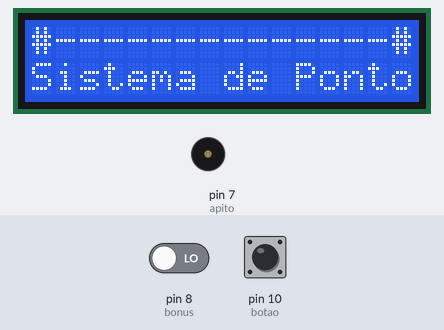
Bench run of a sketch on a simulated Arduino Uno, built with avr-gcc and run on an emulated ATmega328P. Shown: 16×2 character LCD, buzzer (waves = sounding). The test bench sets the inputs (shaded band); at power-on: pin 10 (botao) LOW, pin 8 (bonus) LOW. What the sketch prints to the serial monitor is not drawn.

Above: at 1.2 s.
1.3 s: pin 10 (botao) pulled HIGH for 0.15 s
At 2.0 s:
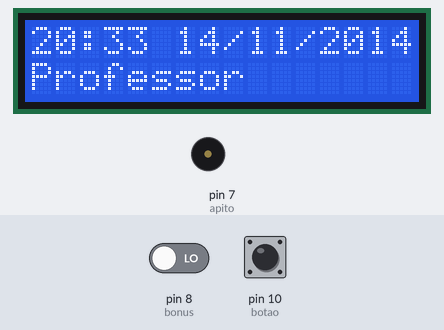
4.3 s: pin 8 (bonus) driven HIGH
5.8 s: pin 8 (bonus) driven LOW
At 8.5 s:
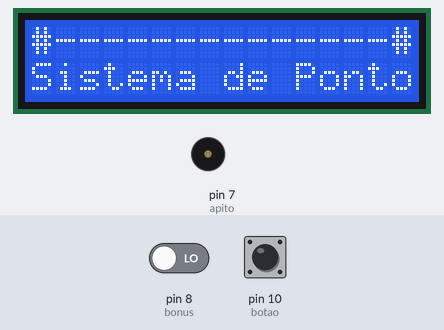
8.8 s: pin 10 (botao) pulled HIGH for 3.2 s
At 10.0 s:
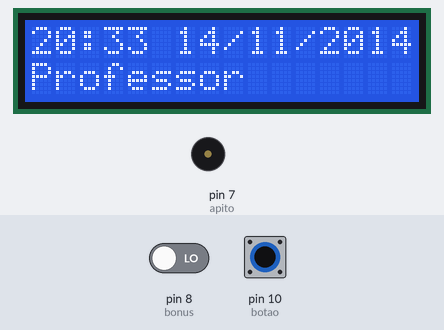
Timing chart, 0 to 13.5 s (numbered marks = the images above; inputs shaded):
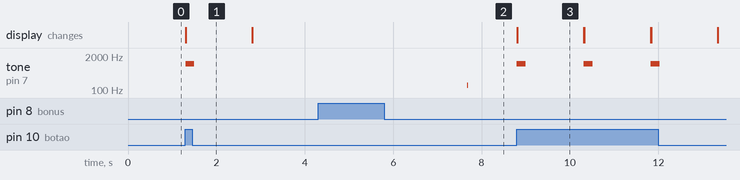

Measured:
- after the input at 1.3 s, tone on pin 7 (apito): silent → 1000 Hz at once, → silent 0.20 s later; the display: changes at once (image 1)
- after the input at 5.8 s, tone on pin 7 (apito): stays silent (without the input it goes to 785 Hz after 1.2 s)
- after the input at 8.8 s, tone on pin 7 (apito): alternates 1000 Hz for 0.20 s and silent for 1.3 s, 6 changes in all, then stays silent, starting at once; the display: changes at once (image 3)
- what the display in image 3 shows lasts 1.5 s, from 8.8 s to 10.3 s

The sketch:

arduino.ino
```cpp
/*
Trabalho de IHM
Professor Marcelo Hashimoto
Senac-SP
Ezequiel França
Gabriel Vieira
*/
#include <LiquidCrystal.h>
// botao que simula o ponto
int botao = 10;
int apito = 7;
int bonus = 8;
#define tempo 10
int frequencia = 0;
LiquidCrystal lcd(12, 11, 7, 6, 3, 1);
char c;
int t;
int professor = 0;
// rotina de setup
void setup() {
// inicializa a comunicação serial com 9600 bits por secondo:
Serial.begin(9600);
pinMode(botao, INPUT);
pinMode(bonus, INPUT);
pinMode(apito, OUTPUT);
lcd.begin(16, 2); //Inicia o LCD com dimensões 16x2(Colunas x Linhas)
lcd.setCursor(0, 0); //Posiciona o cursor na primeira coluna(0) e na primeira linha(0) do LCD
lcd.print("#--------------#"); //Escreve no LCD
lcd.setCursor(0, 1); //Posiciona o cursor na primeira coluna(0) e na segunda linha(1) do LCD
lcd.print("Sistema de Ponto");
}
//Rotina de Loop
void loop() {
int estado = digitalRead(botao);
if(estado){
  professor++;
  Serial.print("$");
  delay(1);
  Serial.print(professor);
  //Serial.print("S");
  tone(apito, 1000, 200);
  lcd.clear();
  lcd.setCursor(0, 0);
  lcd.print("20:33 14/11/2014");
  lcd.setCursor(0, 1);
  lcd.print("Professor");
  delay(1500);
  lcd.clear();
  lcd.setCursor(0, 0); //Posiciona o cursor na primeira coluna(0) e na primeira linha(0) do LCD
  lcd.print("#--------------#"); //Escreve no LCD
  lcd.setCursor(0, 1); //Posiciona o cursor na primeira coluna(0) e na segunda linha(1) do LCD
  lcd.print("Sistema de Ponto");
  if(professor == 6)
      professor = 0;
}
int sirene = digitalRead(bonus);
if(sirene){
for (frequencia = 150; frequencia < 1800; frequencia += 1) {
tone(apito, frequencia, tempo);
delay(1);
}
for (frequencia = 1800; frequencia > 150; frequencia -= 1) {
tone(apito, frequencia, tempo);
delay(1);
}
}
delay(1); // delay normalmente utilizado para estabilizar a comunicao Serial
}
```
